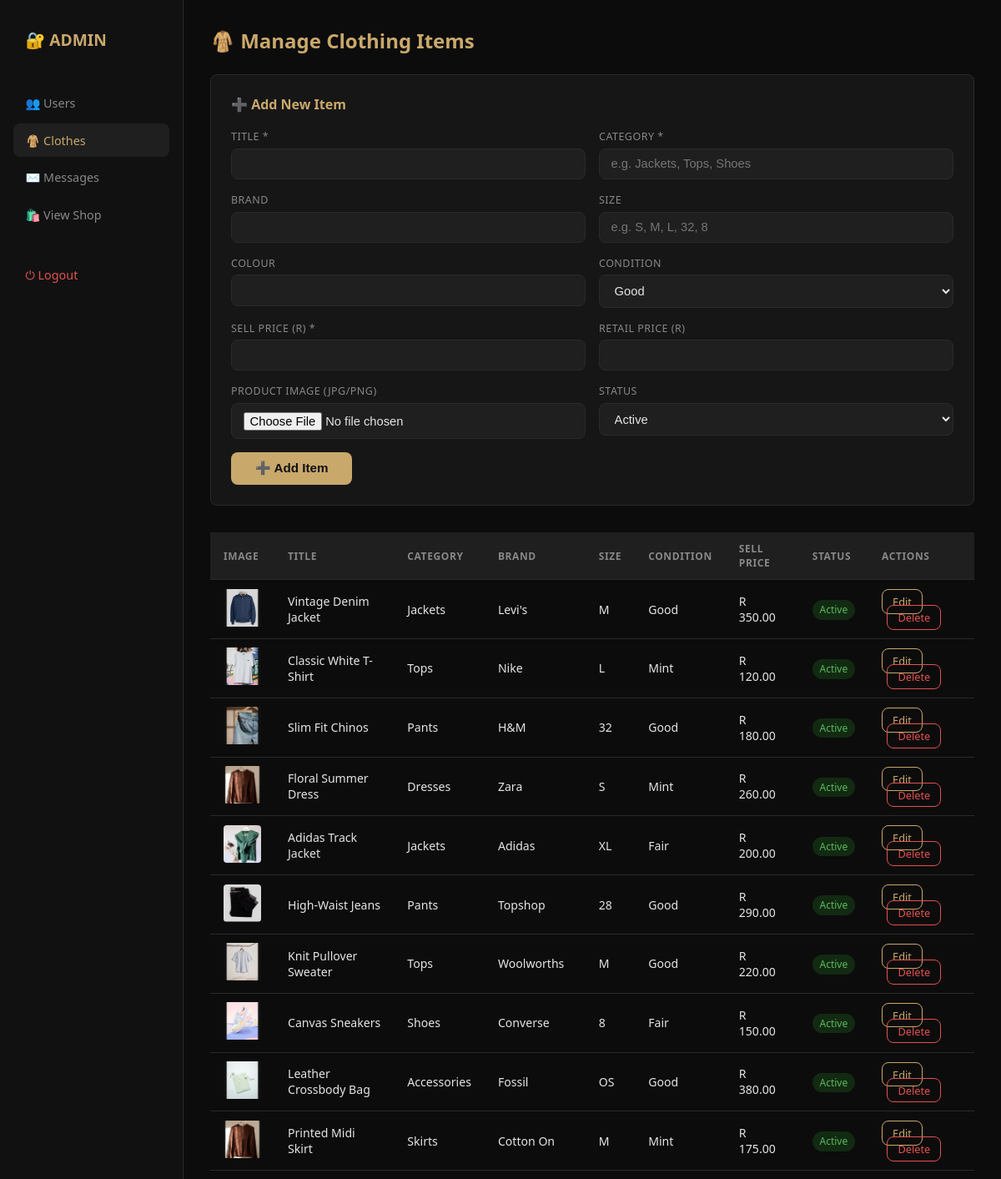
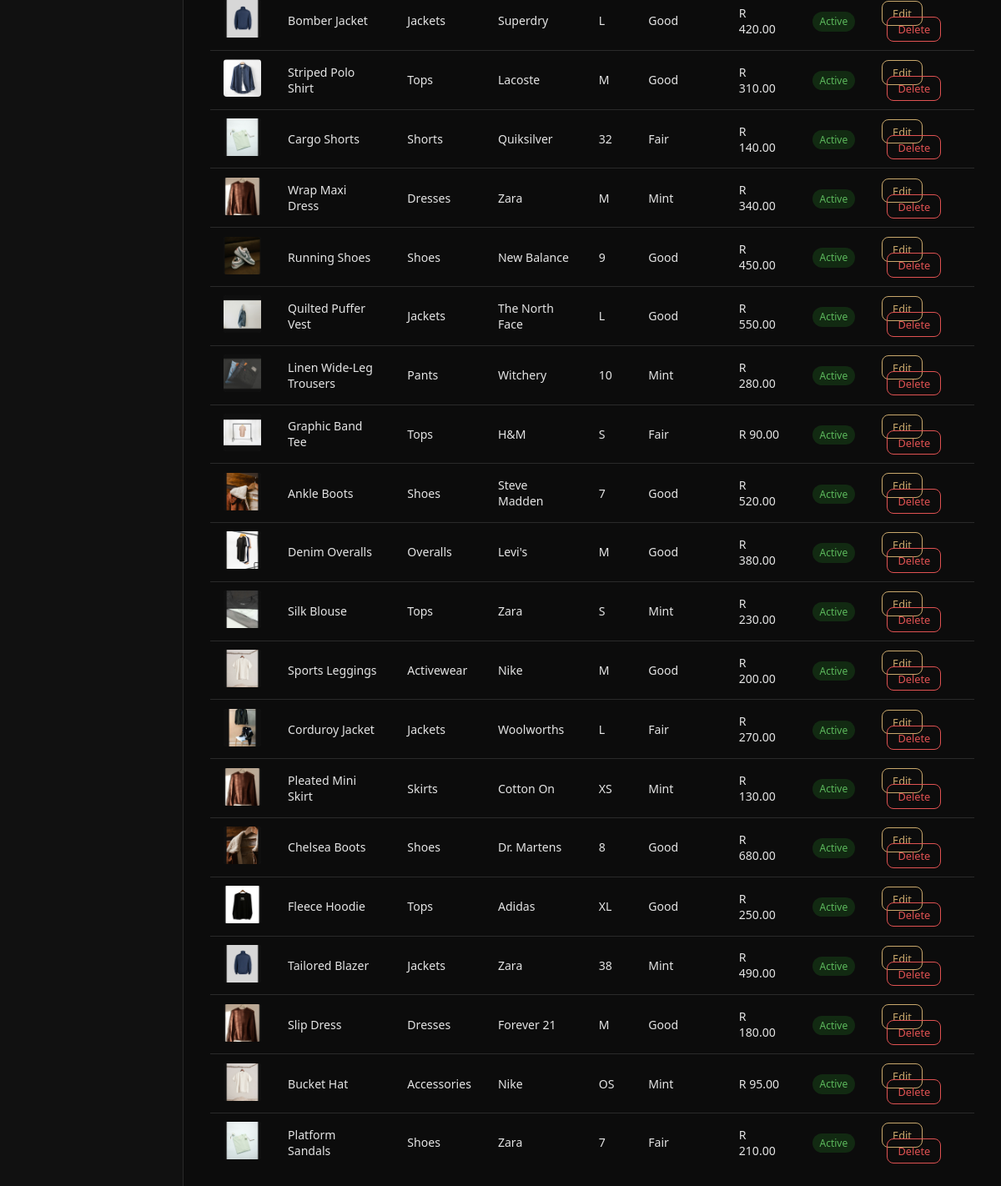
Page /admin/clothes.php (signed in) on the committed database (2 pictures, top to bottom).
### tables this page shows
CREATE TABLE IF NOT EXISTS tblClothes (
    clothesID   INT AUTO_INCREMENT PRIMARY KEY,
    sellerID    INT                 DEFAULT NULL,
    title       VARCHAR(200)        NOT NULL,
    category    VARCHAR(80)         NOT NULL,
    brand       VARCHAR(100)        DEFAULT NULL,
    size        VARCHAR(20)         DEFAULT NULL,
    colour      VARCHAR(50)         DEFAULT NULL,
    condition_  ENUM('Mint','Good','Fair','Well-Loved') NOT NULL DEFAULT 'Good',
    sellPrice   DECIMAL(10,2)       NOT NULL,
    retailPrice DECIMAL(10,2)       DEFAULT NULL,
    imageFile   VARCHAR(255)        DEFAULT 'placeholder.jpg',
    status      ENUM('active','sold','inactive') NOT NULL DEFAULT 'active',
    createdAt   DATETIME            NOT NULL DEFAULT CURRENT_TIMESTAMP,
    CONSTRAINT fk_clothes_seller FOREIGN KEY (sellerID) REFERENCES tblUser(userID) ON DELETE SET NULL ON UPDATE CASCADE
);

### admin/clothes.php (the view, shortened to what this page needs)
<?php
require_once '../DBConn.php';
$editItem = null;
$result  = $conn->query(
    "SELECT clothesID, title, category, brand, size, condition_, sellPrice, imageFile, status
     FROM tblClothes ORDER BY createdAt DESC"
);
$clothes = $result->fetch_all(MYSQLI_ASSOC);
?>
<!DOCTYPE html>
<html lang="en">
<head>
</head>
<body>
<nav class="sidebar">
  <a href="index.php" class="logo">🔐 ADMIN</a>
  <a href="index.php">👥 Users</a>
  <a href="clothes.php" class="active">🧥 Clothes</a>
  <a href="message.php">✉️ Messages</a>
  <a href="../shop.php">🛍️ View Shop</a>
  <a href="logout.php" class="logout">⏻ Logout</a>
</nav>
<div class="main">
  <h1>🧥 Manage Clothing Items</h1>
  <div class="form-card">
    <h2><?= $editItem ? '✏️ Edit Item' : '➕ Add New Item' ?></h2>
    <form method="POST" action="clothes.php" enctype="multipart/form-data">
      <div class="form-grid">
        <div class="form-group">
          <label>Title *</label>
          <input type="text" name="title" value="<?= htmlspecialchars($editItem['title'] ?? '') ?>" required>
        </div>
        <div class="form-group">
          <label>Category *</label>
          <input type="text" name="category" value="<?= htmlspecialchars($editItem['category'] ?? '') ?>" placeholder="e.g. Jackets, Tops, Shoes" required>
        </div>
        <div class="form-group">
          <label>Brand</label>
          <input type="text" name="brand" value="<?= htmlspecialchars($editItem['brand'] ?? '') ?>">
        </div>
        <div class="form-group">
          <label>Size</label>
          <input type="text" name="size" value="<?= htmlspecialchars($editItem['size'] ?? '') ?>" placeholder="e.g. S, M, L, 32, 8">
        </div>
        <div class="form-group">
          <label>Colour</label>
          <input type="text" name="colour" value="<?= htmlspecialchars($editItem['colour'] ?? '') ?>">
        </div>
        <div class="form-group">
          <label>Condition</label>
          <select name="condition_">
            <?php foreach (['Mint','Good','Fair','Well-Loved'] as $c): ?>
              <option value="<?= $c ?>" <?= ($editItem['condition_'] ?? 'Good') === $c ? 'selected' : '' ?>><?= $c ?></option>
            <?php endforeach; ?>
          </select>
        </div>
        <div class="form-group">
          <label>Sell Price (R) *</label>
          <input type="number" name="sellPrice" step="0.01" min="0.01" value="<?= $editItem['sellPrice'] ?? '' ?>" required>
        </div>
        <div class="form-group">
          <label>Retail Price (R)</label>
          <input type="number" name="retailPrice" step="0.01" min="0" value="<?= $editItem['retailPrice'] ?? '' ?>">
        </div>
        <div class="form-group">
          <label>Product Image (JPG/PNG)</label>
          <input type="file" name="imageFile" accept=".jpg,.jpeg,.png,.gif,.webp">
        </div>
        <div class="form-group">
          <label>Status</label>
          <select name="status">
            <?php foreach (['active','sold','inactive'] as $st): ?>
              <option value="<?= $st ?>" <?= ($editItem['status'] ?? 'active') === $st ? 'selected' : '' ?>><?= ucfirst($st) ?></option>
            <?php endforeach; ?>
          </select>
        </div>
      </div>
      <button type="submit" class="btn-submit"><?= $editItem ? '💾 Update Item' : '➕ Add Item' ?></button>
    </form>
  </div>
  <div class="table-wrap">
    <table>
      <tr>
        <th>Image</th><th>Title</th><th>Category</th><th>Brand</th>
        <th>Size</th><th>Condition</th><th>Sell Price</th><th>Status</th><th>Actions</th>
      </tr>
      <?php if (empty($clothes)): ?>
        <tr><td colspan="9" style="text-align:center;color:var(--muted);padding:2rem;">No items found.</td></tr>
      <?php else: ?>
        <?php foreach ($clothes as $item): ?>
        <tr>
          <td>
            <img src="../images/<?= htmlspecialchars($item['imageFile']) ?>"
                 class="thumb" alt="<?= htmlspecialchars($item['title']) ?>"
                 onerror="this.src='../images/placeholder.jpg'">
          </td>
          <td><?= htmlspecialchars($item['title']) ?></td>
          <td><?= htmlspecialchars($item['category']) ?></td>
          <td><?= htmlspecialchars($item['brand'] ?? '—') ?></td>
          <td><?= htmlspecialchars($item['size'] ?? '—') ?></td>
          <td><?= htmlspecialchars($item['condition_']) ?></td>
          <td>R <?= number_format($item['sellPrice'], 2) ?></td>
          <td>
            <span class="badge-<?= $item['status'] ?>">
              <?= ucfirst($item['status']) ?>
            </span>
          </td>
          <td>
            <a href="clothes.php?edit=<?= $item['clothesID'] ?>" class="btn-edit">Edit</a>
            <a href="clothes.php?delete=<?= $item['clothesID'] ?>"
               class="btn-delete"
               onclick="return confirm('Delete this item? This cannot be undone.')">Delete</a>
          </td>
        </tr>
        <?php endforeach; ?>
      <?php endif; ?>
    </table>
  </div>
</div>
</body>
</html>

### admin/clothes.php (style rules this page uses)
:root { --bg:#0c0c0c; --card:#161616; --gold:#c9a86c; --text:#e5e5e5; --muted:#888; --border:#2a2a2a; --radius:8px; --err:#e05252; --ok:#5cb85c; }
* { box-sizing:border-box; margin:0; padding:0; }
body { font-family:'Segoe UI',sans-serif; background:var(--bg); color:var(--text); display:flex; min-height:100vh; }
.sidebar { width:220px; background:#111; border-right:1px solid var(--border); padding:1.5rem 1rem; flex-shrink:0; }
.sidebar .logo { font-size:1.2rem; color:var(--gold); font-weight:700; margin-bottom:2rem; display:block; text-decoration:none; }
.sidebar a { display:block; padding:.65rem .9rem; color:var(--muted); text-decoration:none; border-radius:var(--radius); margin-bottom:.3rem; font-size:.9rem; }
.sidebar a:hover, .sidebar a.active { background:#1f1f1f; color:var(--gold); }
.sidebar .logout { margin-top:2rem; color:#e05252; }
.main { flex:1; padding:2rem; }
h1 { font-size:1.5rem; color:var(--gold); margin-bottom:1.5rem; }
.form-card { background:var(--card); border:1px solid var(--border); border-radius:var(--radius); padding:1.5rem; margin-bottom:2rem; }
.form-card h2 { color:var(--gold); font-size:1rem; margin-bottom:1.2rem; }
.form-grid { display:grid; grid-template-columns:1fr 1fr; gap:1rem; }
.form-group { display:flex; flex-direction:column; gap:.35rem; }
.form-group label { font-size:.78rem; color:var(--muted); text-transform:uppercase; letter-spacing:.04em; }
.form-group input, .form-group select { padding:.6rem .85rem; background:#1f1f1f; border:1px solid var(--border); color:var(--text); border-radius:var(--radius); font-size:.92rem; }
.btn-submit { margin-top:1rem; padding:.65rem 1.8rem; background:var(--gold); color:#111; border:none; border-radius:var(--radius); font-weight:700; cursor:pointer; font-size:.95rem; }
.table-wrap { overflow-x:auto; }
table { width:100%; border-collapse:collapse; font-size:.88rem; }
th { background:#1f1f1f; padding:.7rem 1rem; text-align:left; color:var(--muted); text-transform:uppercase; font-size:.75rem; letter-spacing:.05em; border-bottom:1px solid var(--border); }
td { padding:.65rem 1rem; border-bottom:1px solid var(--border); }
tr:last-child td { border-bottom:none; }
.btn-edit { padding:.3rem .75rem; background:transparent; border:1px solid var(--gold); color:var(--gold); border-radius:var(--radius); cursor:pointer; font-size:.8rem; text-decoration:none; }
.btn-delete { padding:.3rem .75rem; background:transparent; border:1px solid var(--err); color:var(--err); border-radius:var(--radius); cursor:pointer; font-size:.8rem; text-decoration:none; margin-left:.4rem; }
.badge-active { background:#122a12; color:#5cb85c; padding:.2rem .55rem; border-radius:20px; font-size:.75rem; }
.thumb { width:45px; height:45px; object-fit:cover; border-radius:4px; background:#1f1f1f; }

### rows in the picture
tblclothes: imageFile (picture), title "Vintage Denim Jacket", category "Jackets", brand "Levi's", size "M", condition_ "Good", sellPrice "350.00", status "Active"
tblclothes: imageFile (picture), title "Classic White T-Shirt", category "Tops", brand "Nike", size "L", condition_ "Mint", sellPrice "120.00", status "Active"
tblclothes: imageFile (picture), title "Slim Fit Chinos", category "Pants", brand "H&M", size "32", condition_ "Good", sellPrice "180.00", status "Active"
tblclothes: imageFile (picture), title "Floral Summer Dress", category "Dresses", brand "Zara", size "S", condition_ "Mint", sellPrice "260.00", status "Active"
tblclothes: imageFile (picture), title "Adidas Track Jacket", category "Jackets", brand "Adidas", size "XL", condition_ "Fair", sellPrice "200.00", status "Active"
tblclothes: imageFile (picture), title "High-Waist Jeans", category "Pants", brand "Topshop", size "28", condition_ "Good", sellPrice "290.00", status "Active"
tblclothes: imageFile (picture), title "Knit Pullover Sweater", category "Tops", brand "Woolworths", size "M", condition_ "Good", sellPrice "220.00", status "Active"
tblclothes: imageFile (picture), title "Canvas Sneakers", category "Shoes", brand "Converse", size "8", condition_ "Fair", sellPrice "150.00", status "Active"
tblclothes: imageFile (picture), title "Leather Crossbody Bag", category "Accessories", brand "Fossil", size "OS", condition_ "Good", sellPrice "380.00", status "Active"
tblclothes: imageFile (picture), title "Printed Midi Skirt", category "Skirts", brand "Cotton On", size "M", condition_ "Mint", sellPrice "175.00", status "Active"
tblclothes: imageFile (picture), title "Bomber Jacket", category "Jackets", brand "Superdry", size "L", condition_ "Good", sellPrice "420.00", status "Active"
tblclothes: imageFile (picture), title "Striped Polo Shirt", category "Tops", brand "Lacoste", size "M", condition_ "Good", sellPrice "310.00", status "Active"
tblclothes: imageFile (picture), title "Cargo Shorts", category "Shorts", brand "Quiksilver", size "32", condition_ "Fair", sellPrice "140.00", status "Active"
tblclothes: imageFile (picture), title "Wrap Maxi Dress", category "Dresses", brand "Zara", size "M", condition_ "Mint", sellPrice "340.00", status "Active"
tblclothes: imageFile (picture), title "Running Shoes", category "Shoes", brand "New Balance", size "9", condition_ "Good", sellPrice "450.00", status "Active"
tblclothes: imageFile (picture), title "Quilted Puffer Vest", category "Jackets", brand "The North Face", size "L", condition_ "Good", sellPrice "550.00", status "Active"
tblclothes: imageFile (picture), title "Linen Wide-Leg Trousers", category "Pants", brand "Witchery", size "10", condition_ "Mint", sellPrice "280.00", status "Active"
tblclothes: imageFile (picture), title "Graphic Band Tee", category "Tops", brand "H&M", size "S", condition_ "Fair", sellPrice "90.00", status "Active"
tblclothes: imageFile (picture), title "Ankle Boots", category "Shoes", brand "Steve Madden", size "7", condition_ "Good", sellPrice "520.00", status "Active"
tblclothes: imageFile (picture), title "Denim Overalls", category "Overalls", brand "Levi's", size "M", condition_ "Good", sellPrice "380.00", status "Active"
tblclothes: imageFile (picture), title "Silk Blouse", category "Tops", brand "Zara", size "S", condition_ "Mint", sellPrice "230.00", status "Active"
tblclothes: imageFile (picture), title "Sports Leggings", category "Activewear", brand "Nike", size "M", condition_ "Good", sellPrice "200.00", status "Active"
tblclothes: imageFile (picture), title "Corduroy Jacket", category "Jackets", brand "Woolworths", size "L", condition_ "Fair", sellPrice "270.00", status "Active"
tblclothes: imageFile (picture), title "Pleated Mini Skirt", category "Skirts", brand "Cotton On", size "XS", condition_ "Mint", sellPrice "130.00", status "Active"
tblclothes: imageFile (picture), title "Chelsea Boots", category "Shoes", brand "Dr. Martens", size "8", condition_ "Good", sellPrice "680.00", status "Active"
tblclothes: imageFile (picture), title "Fleece Hoodie", category "Tops", brand "Adidas", size "XL", condition_ "Good", sellPrice "250.00", status "Active"
tblclothes: imageFile (picture), title "Tailored Blazer", category "Jackets", brand "Zara", size "38", condition_ "Mint", sellPrice "490.00", status "Active"
tblclothes: imageFile (picture), title "Slip Dress", category "Dresses", brand "Forever 21", size "M", condition_ "Good", sellPrice "180.00", status "Active"
tblclothes: imageFile (picture), title "Bucket Hat", category "Accessories", brand "Nike", size "OS", condition_ "Mint", sellPrice "95.00", status "Active"
tblclothes: imageFile (picture), title "Platform Sandals", category "Shoes", brand "Zara", size "7", condition_ "Fair", sellPrice "210.00", status "Active"

### other values in the picture
form field condition_ "Good"
form field status "Active"
